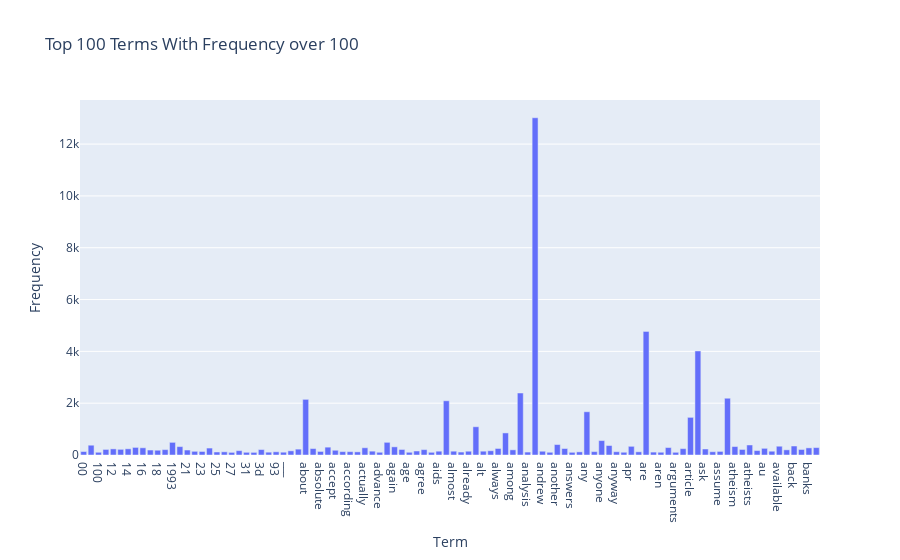

Source (notebook cell):
### Markdown cell above
- We can efficiently reduce the number of terms to visualize by filtering out terms with low frequencies, and to do so we can set a threshold value of frequencies.

### Code cell
# Filter out terms with low frequency
threshold = 100
df_filtered = df[df['Frequency'] > threshold]

# No sorting step here. Directly take the top N terms
N = 100
top_terms = df_filtered.iloc[:N]

fig = go.Figure(data=[go.Bar(x=top_terms['Term'], y=top_terms['Frequency'])])
fig.update_layout(
    title=f'Top {N} Terms With Frequency over {threshold}',
    xaxis=dict(title='Term'),
    yaxis=dict(title='Frequency'),
)

iplot(fig)

### Figure 1 — Plotly figure (JSON) as saved in the notebook; plotly's stock layout.template omitted (floating-point values rounded to 4 significant figures)
{"data": [{"type": "bar", "x": ["00", "10", "100", "11", "12", "13", "14", "15", "16", "17", "18", "19", "1993", "20", "21", "22", "23", "24", "25", "26", "27", "30", "31", "32", "3d", "50", "93", "__", "___", "able", "about", "above", "absolute", "ac", "accept", "access", "according", "act", "actually", "address", "advance", "after", "again", "against", "age", "ago", "agree", "ai", "aids", "all", "almost", "along", "already", "also", "alt", "although", "always", "am", "among", "an", "analysis", "and", "andrew", "animals", "another", "answer", "answers", "anti", "any", "anybody", "anyone", "anything", "anyway", "apple", "apr", "april", "are", "area", "aren", "argument", "arguments", "around", "article", "as", "ask", "asked", "assume", "at", "atheism", "atheist", "atheists", "athos", "au", "authority", "available", "away", "back", "bad", "banks", "based"], "y": [134, 378, 105, 215, 236, 219, 239, 293, 278, 192, 184, 208, 488, 324, 192, 142, 136, 268, 116, 123, 101, 167, 104, 101, 210, 109, 124, 108, 161, 226, 2148, 248, 137, 303, 183, 130, 129, 121, 279, 148, 105, 489, 315, 213, 105, 154, 208, 104, 147, 2093, 147, 114, 146, 1090, 147, 164, 252, 852, 199, 2393, 113, 13017, 145, 105, 403, 251, 104, 121, 1669, 131, 557, 366, 127, 106, 335, 123, 4769, 112, 106, 287, 104, 246, 1453, 4015, 232, 126, 138, 2191, 326, 214, 387, 171, 257, 146, 339, 199, 347, 213, 275, 286]}], "layout": {"title": {"text": "Top 100 Terms With Frequency over 100"}, "xaxis": {"title": {"text": "Term"}}, "yaxis": {"title": {"text": "Frequency"}}}}
